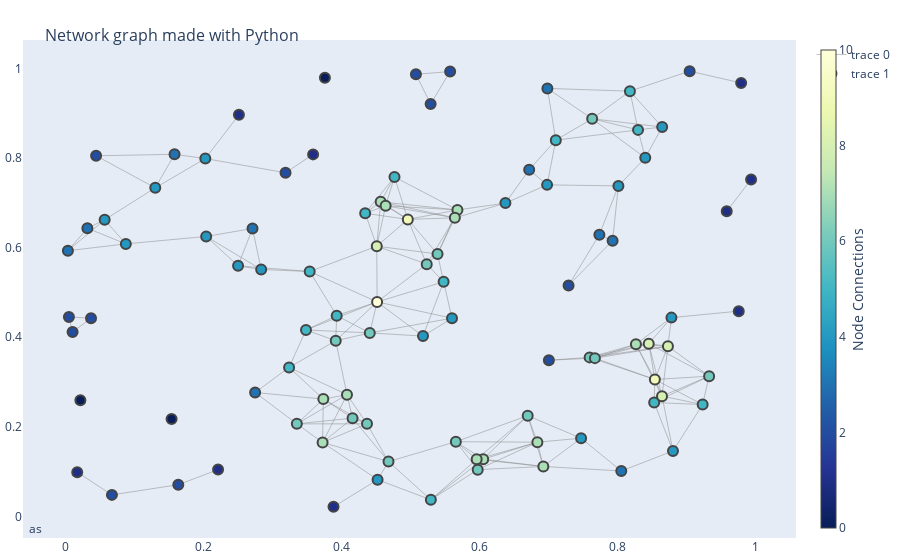

Notebook code cell kept with this figure:
### Code cell
fig = go.Figure(data=[edge_trace, node_trace],
             layout=go.Layout(
                title='<br>Network graph made with Python',
                titlefont_size=16,
                showlegend=True,
                hovermode='closest',
                margin=dict(b=20,l=5,r=5,t=40),
                annotations=[ dict(
                    text='as',
                    showarrow=False,
                    xref="paper", yref="paper",
                    x=0.005, y=-0.002 ) ],
                xaxis=dict(showgrid=False, zeroline=False, showticklabels=True),
                yaxis=dict(showgrid=False, zeroline=False, showticklabels=True))
                )
fig.show()

### Figure 1 — Plotly figure (JSON) as saved in the notebook; plotly's stock layout.template omitted (floating-point values rounded to 4 significant figures; data arrays with more than 128 entries replaced by an {"elided": "..."} marker saying what was removed)
{"data": [{"hoverinfo": "none", "line": {"color": "#888", "width": 0.5}, "mode": "lines", "type": "scatter", "x": {"elided": "654 float values"}, "y": {"elided": "654 float values"}}, {"hoverinfo": "text", "marker": {"color": [4, 3, 3, 1, 0, 2, 7, 5, 2, 3, 3, 6, 4, 7, 2, 4, 5, 9, 2, 0, 6, 3, 8, 1, 1, 2, 7, 1, 5, 2, 7, 4, 2, 6, 4, 4, 3, 4, 4, 6, 5, 1, 4, 5, 6, 7, 6, 8, 7, 2, 5, 2, 7, 5, 8, 5, 6, 7, 4, 6, 6, 4, 4, 6, 2, 4, 3, 5, 1, 5, 6, 9, 4, 1, 8, 4, 4, 10, 2, 7, 3, 6, 6, 4, 3, 5, 1, 4, 2, 5, 6, 0, 2, 7, 1, 3, 6, 7, 5, 7], "colorbar": {"thickness": 15, "title": {"side": "right", "text": "Node Connections"}, "xanchor": "left"}, "colorscale": [[0, "rgb(255,255,217)"], [0.125, "rgb(237,248,177)"], [0.25, "rgb(199,233,180)"], [0.375, "rgb(127,205,187)"], [0.5, "rgb(65,182,196)"], [0.625, "rgb(29,145,192)"], [0.75, "rgb(34,94,168)"], [0.875, "rgb(37,52,148)"], [1, "rgb(8,29,88)"]], "line": {"width": 2}, "reversescale": true, "showscale": true, "size": 10}, "mode": "markers", "text": ["# of connections: 4", "# of connections: 3", "# of connections: 3", "# of connections: 1", "# of connections: 0", "# of connections: 2", "# of connections: 7", "# of connections: 5", "# of connections: 2", "# of connections: 3", "# of connections: 3", "# of connections: 6", "# of connections: 4", "# of connections: 7", "# of connections: 2", "# of connections: 4", "# of connections: 5", "# of connections: 9", "# of connections: 2", "# of connections: 0", "# of connections: 6", "# of connections: 3", "# of connections: 8", "# of connections: 1", "# of connections: 1", "# of connections: 2", "# of connections: 7", "# of connections: 1", "# of connections: 5", "# of connections: 2", "# of connections: 7", "# of connections: 4", "# of connections: 2", "# of connections: 6", "# of connections: 4", "# of connections: 4", "# of connections: 3", "# of connections: 4", "# of connections: 4", "# of connections: 6", "# of connections: 5", "# of connections: 1", "# of connections: 4", "# of connections: 5", "# of connections: 6", "# of connections: 7", "# of connections: 6", "# of connections: 8", "# of connections: 7", "# of connections: 2", "# of connections: 5", "# of connections: 2", "# of connections: 7", "# of connections: 5", "# of connections: 8", "# of connections: 5", "# of connections: 6", "# of connections: 7", "# of connections: 4", "# of connections: 6", "# of connections: 6", "# of connections: 4", "# of connections: 4", "# of connections: 6", "# of connections: 2", "# of connections: 4", "# of connections: 3", "# of connections: 5", "# of connections: 1", "# of connections: 5", "# of connections: 6", "# of connections: 9", "# of connections: 4", "# of connections: 1", "# of connections: 8", "# of connections: 4", "# of connections: 4", "# of connections: 10", "# of connections: 2", "# of connections: 7", "# of connections: 3", "# of connections: 6", "# of connections: 6", "# of connections: 4", "# of connections: 3", "# of connections: 5", "# of connections: 1", "# of connections: 4", "# of connections: 2", "# of connections: 5", "# of connections: 6", "# of connections: 0", "# of connections: 2", "# of connections: 7", "# of connections: 1", "# of connections: 3", "# of connections: 6", "# of connections: 7", "# of connections: 5", "# of connections: 7"], "type": "scatter", "x": [0.6977, 0.8052, 0.003064, 0.251, 0.1534, 0.7288, 0.5677, 0.3237, 0.04394, 0.2744, 0.1576, 0.7593, 0.1297, 0.6836, 0.1631, 0.8801, 0.8295, 0.8539, 0.009844, 0.02115, 0.4366, 0.6981, 0.4508, 0.958, 0.9789, 0.5571, 0.605, 0.2208, 0.3535, 0.5288, 0.8264, 0.5178, 0.7002, 0.5654, 0.2832, 0.2035, 0.2707, 0.8779, 0.4519, 0.767, 0.8177, 0.3585, 0.84, 0.434, 0.6695, 0.3733, 0.4406, 0.8728, 0.4076, 0.9043, 0.3482, 0.06687, 0.3722, 0.8529, 0.8642, 0.7103, 0.763, 0.4564, 0.08704, 0.3913, 0.3349, 0.801, 0.7469, 0.4157, 0.3185, 0.05634, 0.0313, 0.3927, 0.9755, 0.9231, 0.9325, 0.4958, 0.8645, 0.9934, 0.845, 0.2497, 0.2022, 0.4513, 0.5075, 0.4636, 0.7926, 0.4678, 0.5971, 0.5598, 0.7735, 0.5292, 0.3881, 0.6372, 0.00454, 0.4765, 0.5232, 0.3756, 0.03659, 0.5956, 0.0166, 0.6717, 0.5389, 0.6922, 0.5477, 0.564], "y": [0.7402, 0.1014, 0.5932, 0.8965, 0.2172, 0.5158, 0.6843, 0.3327, 0.8051, 0.2766, 0.8084, 0.355, 0.7336, 0.1657, 0.07079, 0.146, 0.863, 0.3056, 0.4119, 0.2591, 0.2066, 0.9556, 0.6033, 0.6811, 0.9678, 0.9931, 0.1277, 0.1045, 0.5467, 0.9207, 0.3843, 0.4026, 0.3487, 0.1668, 0.5513, 0.6251, 0.6428, 0.4438, 0.08199, 0.3534, 0.9494, 0.8083, 0.8006, 0.6767, 0.2249, 0.2619, 0.4096, 0.3798, 0.2717, 0.9941, 0.4163, 0.04804, 0.165, 0.2542, 0.2685, 0.8401, 0.8877, 0.7024, 0.6084, 0.3921, 0.2066, 0.7379, 0.1746, 0.2194, 0.7672, 0.6623, 0.6433, 0.4482, 0.4582, 0.2497, 0.3131, 0.6631, 0.8694, 0.7524, 0.3857, 0.5594, 0.7989, 0.4789, 0.9872, 0.6936, 0.6155, 0.1223, 0.1044, 0.4425, 0.629, 0.03707, 0.02132, 0.6995, 0.4454, 0.7578, 0.5632, 0.9795, 0.4423, 0.1275, 0.09868, 0.774, 0.5859, 0.1115, 0.5237, 0.6666]}], "layout": {"annotations": [{"showarrow": false, "text": "as", "x": 0.005, "xref": "paper", "y": -0.002, "yref": "paper"}], "hovermode": "closest", "margin": {"b": 20, "l": 5, "r": 5, "t": 40}, "showlegend": true, "title": {"font": {"size": 16}, "text": "<br>Network graph made with Python"}, "xaxis": {"showgrid": false, "showticklabels": true, "zeroline": false}, "yaxis": {"showgrid": false, "showticklabels": true, "zeroline": false}}}
